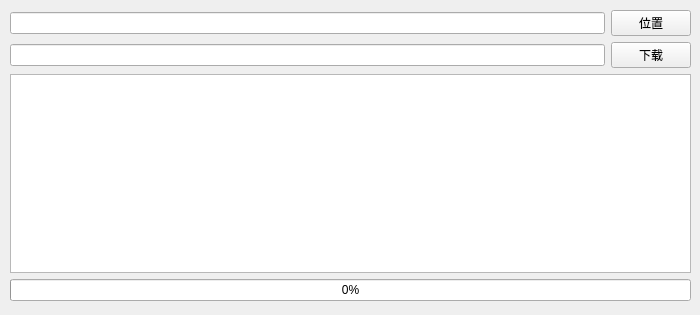
<?xml version="1.0" encoding="UTF-8"?>
<ui version="4.0">
 <class>MainWindow</class>
 <widget class="QMainWindow" name="MainWindow">
  <property name="geometry">
   <rect>
    <x>0</x>
    <y>0</y>
    <width>700</width>
    <height>315</height>
   </rect>
  </property>
  <property name="maximumSize">
   <size>
    <width>8000000</width>
    <height>8000000</height>
   </size>
  </property>
  <property name="windowTitle">
   <string>晋江爬虫</string>
  </property>
  <widget class="QWidget" name="centralwidget">
   <widget class="QWidget" name="">
    <property name="geometry">
     <rect>
      <x>10</x>
      <y>10</y>
      <width>681</width>
      <height>291</height>
     </rect>
    </property>
    <layout class="QVBoxLayout" name="verticalLayout" stretch="2,2,10,2">
     <item>
      <layout class="QHBoxLayout" name="horizontalLayout" stretch="33,0">
       <item>
        <widget class="QLineEdit" name="lineEdit"/>
       </item>
       <item>
        <widget class="QPushButton" name="pushButton_2">
         <property name="text">
          <string>位置</string>
         </property>
        </widget>
       </item>
      </layout>
     </item>
     <item>
      <layout class="QHBoxLayout" name="horizontalLayout_2">
       <item>
        <widget class="QLineEdit" name="lineEdit_2"/>
       </item>
       <item>
        <widget class="QPushButton" name="pushButton">
         <property name="text">
          <string>下载</string>
         </property>
        </widget>
       </item>
      </layout>
     </item>
     <item>
      <widget class="QTextEdit" name="textEdit"/>
     </item>
     <item>
      <widget class="QProgressBar" name="progressBar">
       <property name="value">
        <number>0</number>
       </property>
      </widget>
     </item>
    </layout>
   </widget>
  </widget>
 </widget>
 <resources/>
 <connections/>
</ui>
